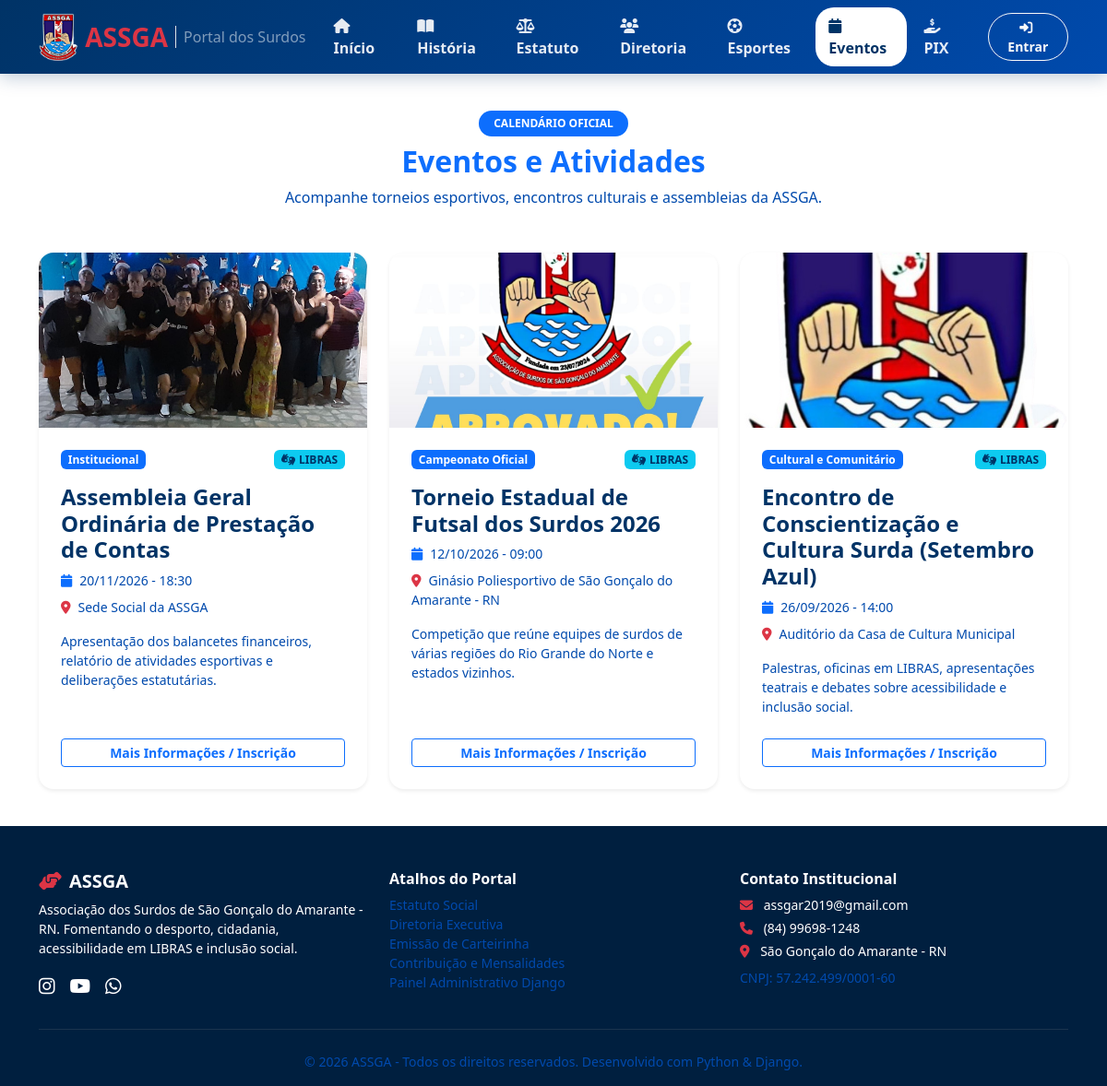
The page /eventos/ on the database its author committed.
### core/models.py (models this page shows, shortened)
class Evento(models.Model):
    titulo = models.CharField('Título do Evento', max_length=200)
    slug = models.SlugField('Slug / URL', unique=True, blank=True)
    tipo = models.CharField('Tipo do Evento', max_length=60, default='Esportivo e Cultural')
    data_inicio = models.DateTimeField('Data e Horário de Início')
    data_fim = models.DateTimeField('Data e Horário de Término', null=True, blank=True)
    local = models.CharField('Local', max_length=200)
    descricao = models.TextField('Descrição e Detalhes')
    libras_disponivel = models.BooleanField('Intérpretes de LIBRAS confirmados', default=True)
    imagem = models.ImageField('Imagem / Banner', upload_to='eventos/', blank=True, null=True)
    imagem_url = models.URLField('URL da Imagem (opcional)', blank=True)
    destaque = models.BooleanField('Destaque na Página Inicial', default=False)
    ativo = models.BooleanField('Publicado', default=True)
    class Meta:
        verbose_name = 'Evento'
        verbose_name_plural = 'Eventos'
        ordering = ['-data_inicio']

### core/views.py (the view)
# urls.py: path('eventos/', views.evento_view, name='eventos'),
def evento_view(request):
    eventos = Evento.objects.filter(ativo=True).order_by('-data_inicio')
    return render(request, 'portal/evento.html', {'eventos': eventos, 'active_page': 'evento'})

### core/context_processors.py (called while the page is built)
def assga_global_context(request):
    return {
        'assga_config': getattr(settings, 'ASSGA_CONFIG', {}),
        'current_year': datetime.now().year,
    }

### templates/portal/evento.html (shortened to what this page needs)
{% extends 'base.html' %}
{% block content %}
<div class="container py-3">
    <div class="text-center mb-5">
        <span class="badge bg-primary px-3 py-2 rounded-pill fw-bold text-uppercase">Calendário Oficial</span>
        <h2 class="fw-bold text-primary mt-2">Eventos e Atividades</h2>
        <p class="text-muted">Acompanhe torneios esportivos, encontros culturais e assembleias da ASSGA.</p>
    </div>
    <div class="row g-4">
        {% for evento in eventos %}
        <div class="col-md-6 col-lg-4">
            <div class="card h-100 border-0 shadow-sm rounded-4 overflow-hidden">
                {% if evento.imagem %}
                <img src="{{ evento.imagem.url }}" class="card-img-top evento-imagem" alt="Imagem do evento {{ evento.titulo }}">
                {% elif evento.imagem_url %}
                <img src="{{ evento.imagem_url }}" class="card-img-top evento-imagem" alt="Imagem do evento {{ evento.titulo }}">
                {% endif %}
                <div class="card-body p-4 d-flex flex-column">
                    <div class="d-flex justify-content-between align-items-start mb-3">
                        <span class="badge bg-primary">{{ evento.tipo }}</span>
                        {% if evento.libras_disponivel %}
                        <span class="badge bg-info text-dark"><i class="fa-solid fa-hands-asl-interpreting me-1"></i>LIBRAS</span>
                        {% endif %}
                    </div>
                    <h4 class="fw-bold text-dark mb-2">{{ evento.titulo }}</h4>
                    <p class="text-muted small mb-2"><i class="fa-solid fa-calendar text-primary me-2"></i>{{ evento.data_inicio|date:"d/m/Y - H:i" }}</p>
                    <p class="text-muted small mb-3"><i class="fa-solid fa-location-dot text-danger me-2"></i>{{ evento.local }}</p>
                    <p class="text-secondary small mb-4 flex-grow-1">{{ evento.descricao }}</p>
                    <button class="btn btn-outline-primary btn-sm w-100 fw-semibold" onclick="alert('Inscrições para este evento podem ser realizadas na sede ou pelo WhatsApp (84) 99698-1248.')">
                        Mais Informações / Inscrição
                    </button>
                </div>
            </div>
        </div>
        {% empty %}
        <div class="col-12">
            <div class="alert alert-light text-center py-4">Nenhum evento programado.</div>
        </div>
        {% endfor %}
    </div>
</div>
{% endblock %}

### templates/base.html (style rules this page uses)
:root { --assga-blue: #003366; --assga-light-blue: #004aad; --assga-red: #c62828; --assga-white: #ffffff; --bs-primary: #003366; --bs-secondary: #004aad; --bs-success: #004aad; --bs-info: #004aad; --bs-warning: #c62828; --bs-danger: #c62828; --bs-light: #ffffff; --bs-dark: #001f3f; --bs-body-color: #003366; --bs-secondary-color: #004aad; }
body { font-family: 'Segoe UI', Tahoma, Geneva, Verdana, sans-serif; background-color: var(--assga-white); color: var(--assga-blue); min-height: 100vh; display: flex; flex-direction: column; }
.text-muted, .text-secondary { color: var(--assga-light-blue) !important; }
.text-dark { color: var(--assga-blue) !important; }

### templates/portal/evento.html (style rules this page uses)
.evento-imagem { height: 190px; object-fit: cover; }

### rows shown on the page
Evento: imagem_url (picture), tipo "Institucional", libras_disponivel True (drawn), titulo "Assembleia Geral Ordinária de Prestação de Contas", data_inicio "20/11/2026 - 18:30", local "Sede Social da ASSGA", descricao "Apresentação dos balancetes financeiros, relatório de atividades esportivas e deliberações estatutárias."
Evento: imagem_url (picture), tipo "Campeonato Oficial", libras_disponivel True (drawn), titulo "Torneio Estadual de Futsal dos Surdos 2026", data_inicio "12/10/2026 - 09:00", local "Ginásio Poliesportivo de São Gonçalo do Amarante - RN", descricao "Competição que reúne equipes de surdos de várias regiões do Rio Grande do Norte e estados vizinhos."
Evento: imagem_url (picture), tipo "Cultural e Comunitário", libras_disponivel True (drawn), titulo "Encontro de Conscientização e Cultura Surda (Setembro Azul)", data_inicio "26/09/2026 - 14:00", local "Auditório da Casa de Cultura Municipal", descricao "Palestras, oficinas em LIBRAS, apresentações teatrais e debates sobre acessibilidade e inclusão social."
